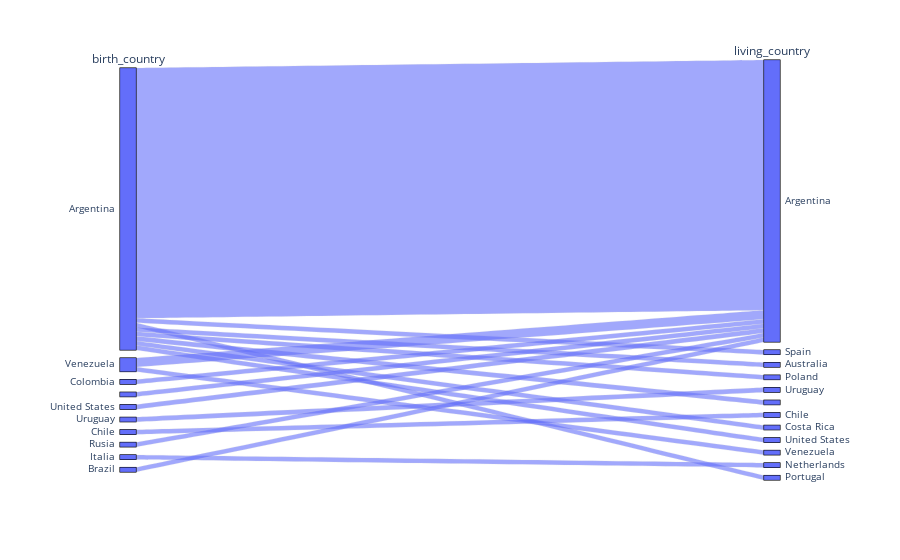

The notebook cell saved with this chart:
### Code cell
fig = px.parallel_categories(df_arg[['birth_country','living_country']], color_continuous_scale=px.colors.sequential.Inferno)
fig.show()

### Figure 1 — Plotly figure (JSON) as saved in the notebook; plotly's stock layout.template omitted (floating-point values rounded to 4 significant figures)
{"data": [{"dimensions": [{"label": "birth_country", "values": ["Argentina", "Argentina", "Argentina", "Argentina", "Argentina", "Argentina", "Argentina", "Argentina", "Argentina", "Argentina", "Argentina", "Venezuela", "Argentina", "Argentina", "Argentina", "Argentina", "Argentina", "Argentina", "Argentina", "Argentina", "Argentina", "Argentina", "Argentina", "Colombia", "Argentina", "Venezuela", "Argentina", "Argentina", "Argentina", "Argentina", "Argentina", null, "Argentina", "Argentina", "Argentina", "Argentina", "Argentina", "Argentina", "Argentina", "Argentina", "Argentina", "Argentina", "Argentina", "Argentina", "Argentina", "Argentina", "Argentina", "Argentina", "United States", "Uruguay", "Argentina", "Argentina", "Argentina", "Argentina", "Chile", "Rusia", "Argentina", "Argentina", "Argentina", "Argentina", "Argentina", "Argentina", "Venezuela", "Argentina", "Italia", "Argentina", "Argentina", "Argentina", "Argentina", "Argentina", "Brazil", "Argentina", "Argentina"]}, {"label": "living_country", "values": ["Argentina", "Argentina", "Argentina", "Argentina", "Argentina", "Argentina", "Argentina", "Argentina", "Argentina", "Argentina", "Argentina", "Argentina", "Argentina", "Argentina", "Argentina", "Argentina", "Argentina", "Argentina", "Argentina", "Spain", "Argentina", "Argentina", "Argentina", "Argentina", "Argentina", "Argentina", "Argentina", "Australia", "Argentina", "Argentina", "Argentina", "Argentina", "Argentina", "Argentina", "Argentina", "Argentina", "Poland", "Argentina", "Argentina", "Argentina", "Argentina", "Argentina", "Argentina", "Argentina", "Argentina", "Argentina", "Argentina", "Argentina", "Argentina", "Uruguay", "Argentina", "Argentina", null, "Argentina", "Chile", "Argentina", "Argentina", "Argentina", "Argentina", "Costa Rica", "United States", "Argentina", "Venezuela", "Argentina", "Netherlands", "Argentina", "Argentina", "Argentina", "Portugal", "Argentina", "Argentina", "Argentina", "Argentina"]}], "domain": {"x": [0, 1], "y": [0, 1]}, "name": "", "type": "parcats"}], "layout": {"autosize": true, "legend": {"tracegroupgap": 0}, "margin": {"t": 60}}}
